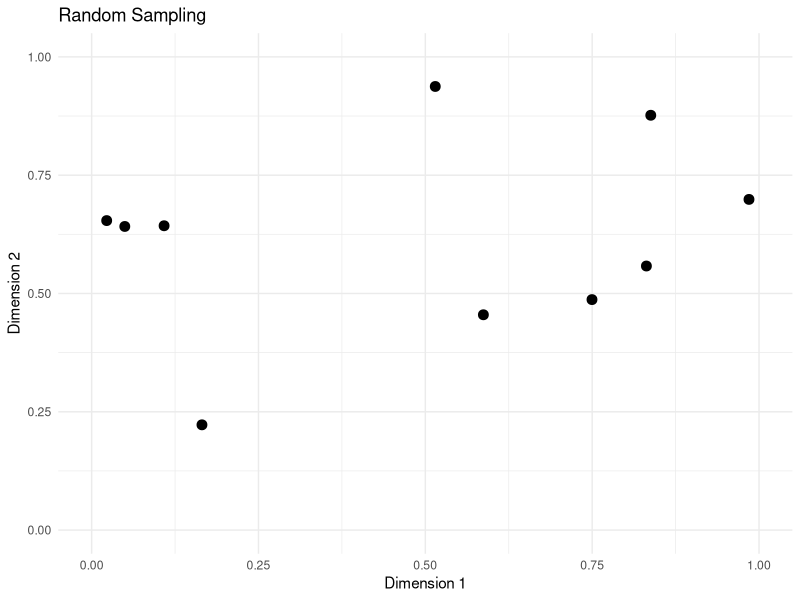
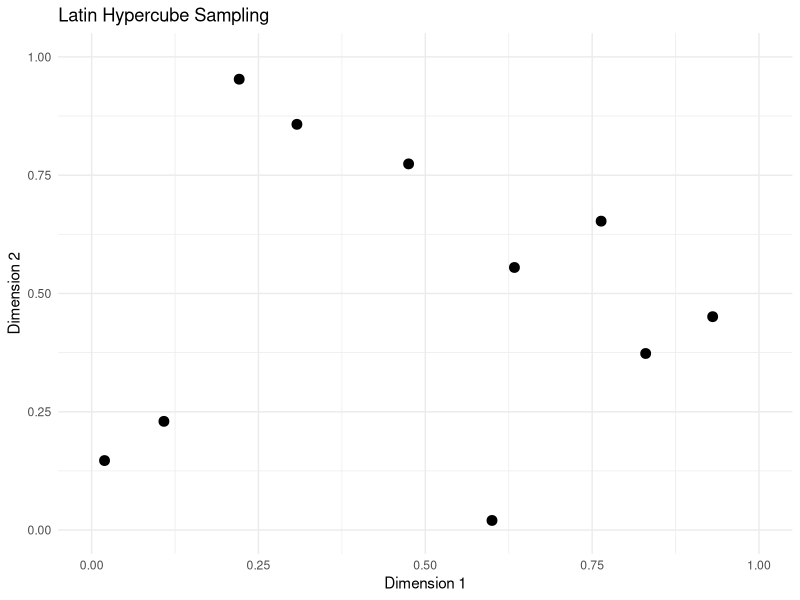
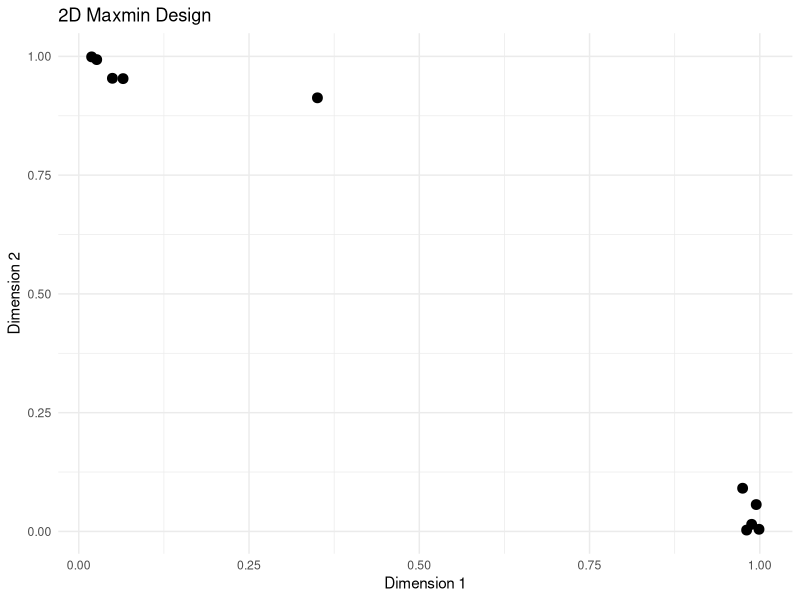

Here is the R script that generated these plots, in order:
## ---- chunk 1
library(ggplot2)
library(magrittr)
set.seed(4444)
## ---- chunk 2
# Generate a 2D designs with 10 samples
n <- 10
d <- 2
## ---- chunk 3
plot_design <- function(samples, title = "") {
  data.frame(samples) %>%
  ggplot() +
  geom_point(aes(x = X1, y = X2), size = 3) +
  xlim(0, 1) +
  ylim(0, 1) +
  theme_minimal() +
  labs(
    title = title,
    x = "Dimension 1",
    y = "Dimension 2"
  )
}
## ---- chunk 4
random_sampling <- function(n, d) matrix(runif(n * d), n, d)
## ---- chunk 5
samples <- random_sampling(n, d)
# Create a scatter plot of the samples
plot_design(samples, "Random Sampling")
## ---- chunk 6
#' Latin Hypercube Sampling
#'
#' @param n <int> number of observations
#' @param d <int> number of features
#'
#' @return matrix of shape (n,d)
latin_hypercube_sampling <- function(n, d) {
  samples <- matrix(nrow = n, ncol = d)
  for (i in 1:d) samples[, i] <- sample(n) + runif(n)
  (samples - 1) / n
}
## ---- chunk 7
samples <- latin_hypercube_sampling(n, d)
plot_design(samples, "Latin Hypercube Sampling")
## ---- chunk 8
maxmin_design <- function(n, d) {
  samples <- matrix(nrow = n, ncol = d)
  samples[1,] <- runif(d) # Initialize with a random point
  
  for (i in 2:n) {
    candidate_points <- matrix(runif(1000 * d), ncol = d)
    min_dists <- apply(candidate_points, 1, function(p) {
      min(sqrt(rowSums((t(samples[1:(i-1),]) - p)^2)))
    })
    samples[i,] <- candidate_points[which.max(min_dists),]
  }
  
  return(samples)
}
## ---- chunk 9
samples <- maxmin_design(n, d)
# Create a scatter plot of the samples
ggplot() +
  geom_point(data = data.frame(samples), aes(x = X1, y = X2), size = 3) +
  theme_minimal() +
  labs(title = "2D Maxmin Design",
       x = "Dimension 1", y = "Dimension 2")
